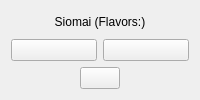
     <widget class="QWidget" name="siomai">
      <layout class="QGridLayout" name="gridLayout_11">
       <item row="0" column="0">
        <layout class="QGridLayout" name="gridLayout_10">
         <item row="0" column="0">
          <layout class="QVBoxLayout" name="verticalLayout_7">
           <item>
            <widget class="QLabel" name="siomai_label">
             <property name="text">
              <string>Siomai (Flavors:)</string>
             </property>
             <property name="alignment">
              <set>Qt::AlignCenter</set>
             </property>
            </widget>
           </item>
           <item>
            <layout class="QHBoxLayout" name="horizontalLayout_8">
             <item>
              <widget class="QPushButton" name="siomai_chicken">
               <property name="text">
                <string/>
               </property>
               <property name="icon">
                <iconset resource="teaIcons/foods/foodIcons.qrc">
                 <normaloff>:/icons/siomai/chicken.png</normaloff>:/icons/siomai/chicken.png</iconset>
               </property>
               <property name="iconSize">
                <size>
                 <width>351</width>
                 <height>180</height>
                </size>
               </property>
               <property name="checkable">
                <bool>true</bool>
               </property>
              </widget>
             </item>
             <item>
              <widget class="QPushButton" name="siomai_pork">
               <property name="text">
                <string/>
               </property>
               <property name="icon">
                <iconset resource="teaIcons/foods/foodIcons.qrc">
                 <normaloff>:/icons/siomai/pork.png</normaloff>:/icons/siomai/pork.png</iconset>
               </property>
               <property name="iconSize">
                <size>
                 <width>351</width>
                 <height>180</height>
                </size>
               </property>
               <property name="checkable">
                <bool>true</bool>
               </property>
              </widget>
             </item>
            </layout>
           </item>
           <item>
            <layout class="QHBoxLayout" name="horizontalLayout_9">
             <item>
              <spacer name="horizontalSpacer">
               <property name="orientation">
                <enum>Qt::Horizontal</enum>
               </property>
               <property name="sizeHint" stdset="0">
                <size>
                 <width>40</width>
                 <height>20</height>
                </size>
               </property>
              </spacer>
             </item>
             <item>
              <widget class="QPushButton" name="siomai_beef">
               <property name="text">
                <string/>
               </property>
               <property name="icon">
                <iconset resource="teaIcons/foods/foodIcons.qrc">
                 <normaloff>:/icons/siomai/beef.png</normaloff>:/icons/siomai/beef.png</iconset>
               </property>
               <property name="iconSize">
                <size>
                 <width>351</width>
                 <height>180</height>
                </size>
               </property>
               <property name="checkable">
                <bool>true</bool>
               </property>
              </widget>
             </item>
             <item>
              <spacer name="horizontalSpacer_2">
               <property name="orientation">
                <enum>Qt::Horizontal</enum>
               </property>
               <property name="sizeHint" stdset="0">
                <size>
                 <width>40</width>
                 <height>20</height>
                </size>
               </property>
              </spacer>
             </item>
            </layout>
           </item>
          </layout>
         </item>
        </layout>
       </item>
      </layout>
     </widget>
